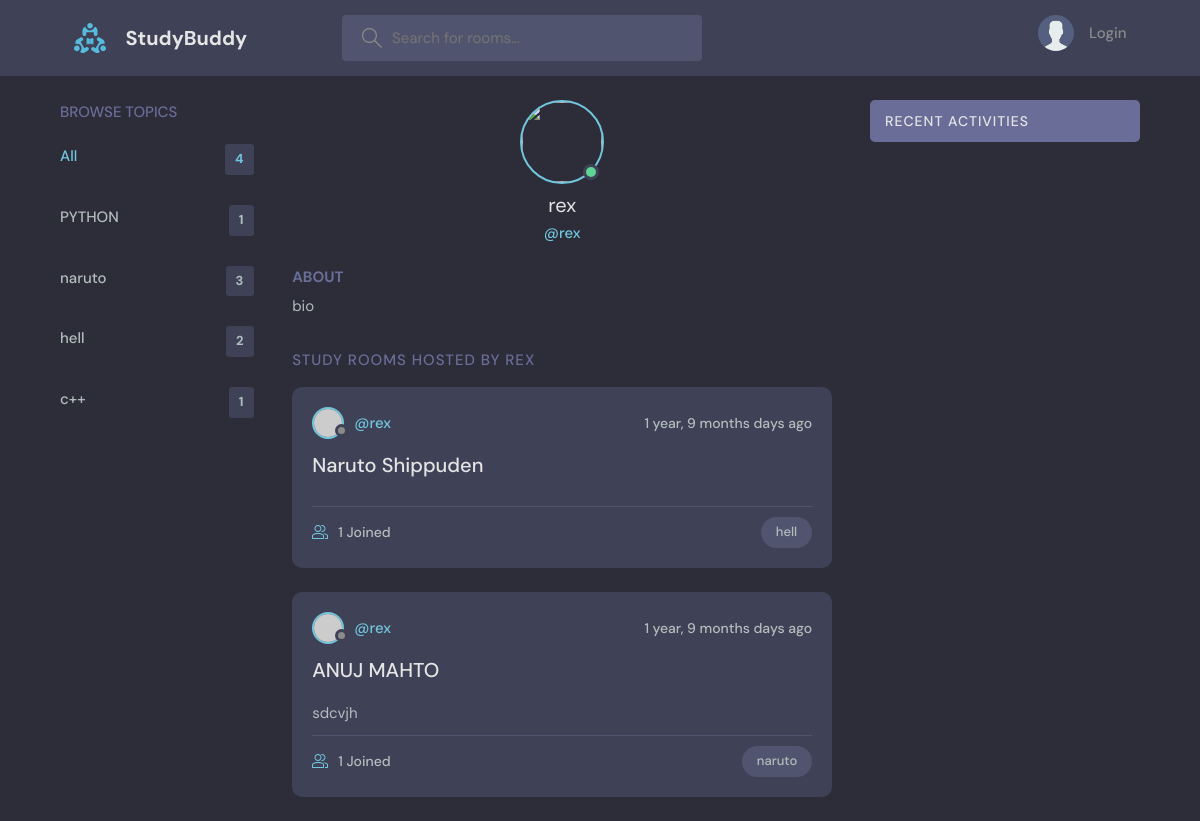
The app's page /profile/2/ with its own data.
### base/models.py (models this page shows, shortened)
class Topic(models.Model):
    name = models.CharField(max_length=200)

class Room(models.Model):
    host = models.ForeignKey(User, on_delete = models.SET_NULL, null=True )
    topic = models.ForeignKey(Topic, on_delete=models.SET_NULL ,null=True)#IF WE BRING TOPIC DOWN WRAP TOPIC IN A STRING "TOPIC"
    name = models.CharField(max_length=200)
    description = models.TextField(null = True , blank=True)
    participants = models.ManyToManyField(User , related_name="participants" , blank = True)
    updated = models.DateTimeField(auto_now=True)
    created = models.DateTimeField(auto_now_add=True)
    class Meta:
        ordering = ['-created', '-updated']

### base/views.py (the view)
# urls.py: path('profile/<str:pk>/', views.userProfile , name='profile'),
def userProfile(request , pk):
    user = User.objects.get(id = pk)
    form = UserForm(instance=user)
    rooms = user.room_set.all()
    room_messages = user.message_set.all()
    topics = Topic.objects.all()
    context = {"user" : user , "rooms" : rooms , 'room_messages' : room_messages , 'topics': topics , 'form' : form}
    return render(request,'base/profile.html' , context)

### base/froms.py
class UserForm(ModelForm):
    class Meta:
        model = Message
        fields = ['user', 'profile_pic']

### base/templates/base/profile.html (shortened to what this page needs)
{% extends 'main.html' %}
{% block content %}
  <main class="profile-page layout layout--3">
    <div class="container">
      {% include 'base/topics_component.html'%}
      <div class="roomList">
        <div class="profile">
          <div class="profile__avatar">
            <div class="avatar avatar--large active">
              <img src="{{request.user.profile_pic.url}}" >
            </div>
          </div>
          <div class="profile__info">
            <h3>{{user.username}}</h3>
            <p>@{{user.username}}</p>
          </div>
          <div class="profile__about">
            <h3>About</h3>
            <p>
              bio
            </p>
          </div>
        </div>
        <div class="roomList__header">
          <div>
            <h2>Study Rooms Hosted by {{user.username}}</a>
            </h2>
          </div>
        </div>
        {% include 'base/feed_component.html' %}
      </div>
      {% include 'base/activity_component.html' %}
    </div>
  </main>
{% endblock %}

### base/templates/base/topics_component.html (shortened to what this page needs)
<div class="topics">
    <div class="topics__header">
      <h2>Browse Topics</h2>
    </div>
    <ul class="topics__list">
      <li>
        <a href="{% url 'home' %}" class="active">All <span>{{topics.count}}</span></a>
      </li>
      {% for topic in topics %}
      <li>
        <a href="{% url 'home' %}?q={{topic.name}}">{{topic.name}}<span>{{topic.room_set.all.count}}</span></a>
      </li>
      {% endfor %}
    </ul>
  </div>

### base/templates/base/feed_component.html (shortened to what this page needs)
{% for room in rooms %}
<div class="roomListRoom">
    <div class="roomListRoom__header">
      <div class="roomListRoom__author">
        <div class="avatar avatar--small">
          <img src="https://randomuser.me/api/portraits/women/11.jpg" />
        </div>
        <a href = "{% url 'profile' room.host.id %}">
        <span>@{{room.host.username}}</span>
        </a>
      </div>
      <div class="roomListRoom__actions">
        <span>{{room.created | timesince}} days ago</span>
      </div>
    </div>
    <div class="roomListRoom__content">
      <a href="{% url 'room' room.id %}">{{room.name}}</a>
      <p>
        {{room.description | slice:":150"}}
      </p>
    </div>
    <div class="roomListRoom__meta">
      <a href="{% url 'room' room.id %} " class="roomListRoom__joined">
        {{room.participants.all.count}} Joined
      </a>
      <p class="roomListRoom__topic">{{room.topic.name}}</p>
    </div>
  </div>
{% endfor %}

### records on screen
Topic: name "PYTHON", room_set.all.count "1"
Topic: name "naruto", room_set.all.count "3"
Topic: name "hell", room_set.all.count "2"
Topic: name "c++", room_set.all.count "1"
Room: host.username "rex", created "1 year, 9 months", name "Naruto Shippuden", participants.all.count "1", topic.name "hell"
Room: host.username "rex", created "1 year, 9 months", name "ANUJ MAHTO", description "sdcvjh", participants.all.count "1", topic.name "naruto"

### other values on screen
{{ topics.count }} "4"
{{ user.username }} "rex"
{{ user.username }} "REX"
